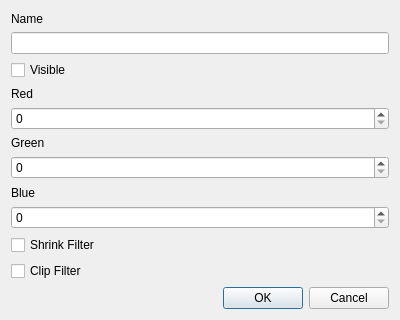
<?xml version="1.0" encoding="UTF-8"?>
<ui version="4.0">
	<class>OptionDialog</class>
	<widget class="QDialog" name="OptionDialog">
		<property name="geometry">
			<rect>
				<x>0</x>
				<y>0</y>
				<width>400</width>
				<height>320</height>
			</rect>
		</property>
		<property name="windowTitle">
			<string>Item Options</string>
		</property>
		<layout class="QVBoxLayout" name="verticalLayout">

			<item>
				<widget class="QLabel" name="labelName">
					<property name="text">
						<string>Name</string>
					</property>
				</widget>
			</item>

			<item>
				<widget class="QLineEdit" name="lineEditName"/>
			</item>

			<item>
				<widget class="QCheckBox" name="checkVisible">
					<property name="text">
						<string>Visible</string>
					</property>
				</widget>
			</item>

			<item>
				<widget class="QLabel" name="labelR">
					<property name="text">
						<string>Red</string>
					</property>
				</widget>
			</item>

			<item>
				<widget class="QSpinBox" name="spinR">
					<property name="maximum">
						<number>255</number>
					</property>
				</widget>
			</item>

			<item>
				<widget class="QLabel" name="labelG">
					<property name="text">
						<string>Green</string>
					</property>
				</widget>
			</item>

			<item>
				<widget class="QSpinBox" name="spinG">
					<property name="maximum">
						<number>255</number>
					</property>
				</widget>
			</item>

			<item>
				<widget class="QLabel" name="labelB">
					<property name="text">
						<string>Blue</string>
					</property>
				</widget>
			</item>

			<item>
				<widget class="QSpinBox" name="spinB">
					<property name="maximum">
						<number>255</number>
					</property>
				</widget>
			</item>

			<item>
				<widget class="QCheckBox" name="checkShrink">
					<property name="text">
						<string>Shrink Filter</string>
					</property>
				</widget>
			</item>

			<item>
				<widget class="QCheckBox" name="checkClip">
					<property name="text">
						<string>Clip Filter</string>
					</property>
				</widget>
			</item>

			<item>
				<widget class="QDialogButtonBox" name="buttonBox">
					<property name="orientation">
						<enum>Qt::Orientation::Horizontal</enum>
					</property>
					<property name="standardButtons">
						<set>QDialogButtonBox::Cancel|QDialogButtonBox::Ok</set>
					</property>
				</widget>
			</item>

		</layout>
	</widget>

	<resources/>

	<connections>
		<connection>
			<sender>buttonBox</sender>
			<signal>accepted()</signal>
			<receiver>OptionDialog</receiver>
			<slot>accept()</slot>
		</connection>
		<connection>
			<sender>buttonBox</sender>
			<signal>rejected()</signal>
			<receiver>OptionDialog</receiver>
			<slot>reject()</slot>
		</connection>
	</connections>
</ui>
